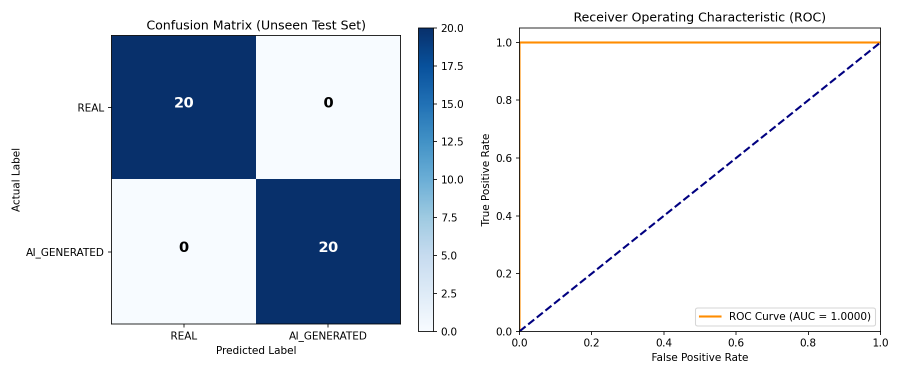
#> input picture AI-Image-Video-Detector/backend/ml/training/confusion_matrix.png, 1800 x 750 px (shown at 1/2 size)
$ python -i preprocessing.py   (imports and definitions only)
#> lines starting #> are read from the running program, lines starting #| are printed output that depends on the picture
import cv2
import torch
import numpy as np
from PIL import Image

class ImagePreprocessor:
    def __init__(self, target_size=(224, 224)):
        self.target_size = target_size
        self.mean = np.array([0.485, 0.456, 0.406], dtype=np.float32)
        self.std = np.array([0.229, 0.224, 0.225], dtype=np.float32)

    def preprocess_image(self, image_input):
        """
        Accepts PIL Image, file path, or OpenCV BGR numpy array.
        Returns:
            rgb_tensor: (1, 3, 224, 224) torch FloatTensor
            fft_tensor: (1, 1, 224, 224) torch FloatTensor
        """
        if isinstance(image_input, str):
            # File path
            img = cv2.imread(image_input)
#> img is the input picture: shape (750, 1800, 3); mean B, G, R 230.5, 222.4, 216.7
            if img is None:
                raise ValueError(f"Could not read image file: {image_input}")
            img_rgb = cv2.cvtColor(img, cv2.COLOR_BGR2RGB)
        elif isinstance(image_input, Image.Image):
            img_rgb = np.array(image_input.convert('RGB'))
        elif isinstance(image_input, np.ndarray):
            if len(image_input.shape) == 3 and image_input.shape[2] == 3:
                # Assuming BGR from OpenCV unless RGB
                img_rgb = cv2.cvtColor(image_input, cv2.COLOR_BGR2RGB)
            else:
                img_rgb = image_input
        else:
            raise TypeError("Unsupported image_input type")

        # Resize to target size
        img_resized = cv2.resize(img_rgb, self.target_size, interpolation=cv2.INTER_AREA)
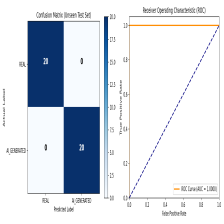
#> img_resized: shape (224, 224, 3); mean R, G, B 216.7, 222.4, 230.5

        # 1. Spatial Preprocessing (Normalize [0, 1] and standard ImageNet mean/std)
        img_normalized = (img_resized.astype(np.float32) / 255.0 - self.mean) / self.std
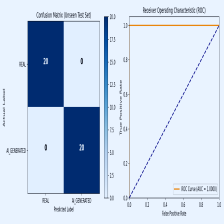
#> img_normalized: shape (224, 224, 3) float32; mean R, G, B 1.59, 1.86, 2.21; drawn with min black and max white
        # HWC to CHW
        img_chw = np.transpose(img_normalized, (2, 0, 1))
#> (the run stopped early here; a loop or call above may not have finished)
